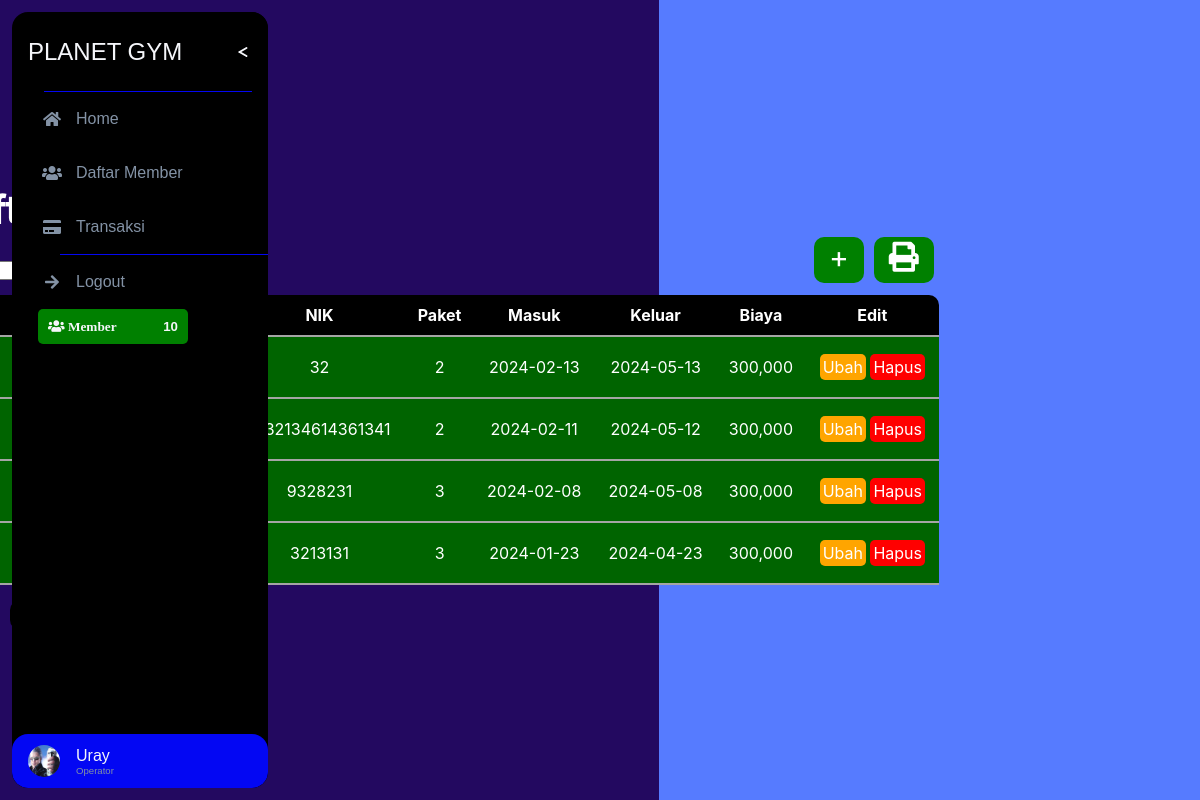
Page /halaman/utama.php?page=member&halaman=2 (signed in) on the committed database.
### tables this page shows
CREATE TABLE `petugas` (
  `id` int(11) NOT NULL,
  `id_kar` int(11) NOT NULL,
  `foto` varchar(255) NOT NULL,
  `nama` varchar(100) NOT NULL,
  `password` varchar(255) NOT NULL,
  `email` varchar(100) NOT NULL,
  `tgl_lahir` date NOT NULL,
  `wkt_msk` datetime NOT NULL,
  `wkt_klr` datetime NOT NULL,
  `petugas` varchar(8) NOT NULL
);

CREATE TABLE `member` (
  `id_member` int(11) NOT NULL,
  `nama` varchar(100) NOT NULL,
  `gender` varchar(10) NOT NULL,
  `NIK` bigint(17) NOT NULL,
  `paket` varchar(8) NOT NULL,
  `tgl_msk` date NOT NULL,
  `tgl_klr` date NOT NULL,
  `biaya` varchar(10) NOT NULL
);

### fungsi/fungsi.php (called while the page is built, shortened)
<?php
 $my = mysqli_connect("localhost","root","Mindyourhead77","gymme");
 function query($query){
    global $my;
    $hasil = mysqli_query($my,$query);
    $row = mysqli_fetch_all($hasil,MYSQLI_ASSOC);
    return $row;
 }
?>

### halaman/daftar_member.php (the view, shortened to what this page needs)
<?php
require "../fungsi/fungsi.php";
$JmlHlmDt = 4;
$JmlDT = count(query("SELECT * FROM member"));
$JMLHlm = ceil($JmlDT/$JmlHlmDt);
$HlmAktf = (isset($_GET['halaman'])) ? $_GET['halaman'] : 1;
$awal = ($JmlHlmDt * $HlmAktf)- $JmlHlmDt;
$data = query("SELECT * FROM member ORDER BY tgl_klr DESC LIMIT $awal, $JmlHlmDt ");
?>
<!DOCTYPE html>
<html lang="en">
  <head>
  </head>
  <body>
    <h3>Daftar Member</h3>
  <div class="slideup">
    <form action="" method="post">
      <button type="submit" name="cari">cari</button>
    </form>
    <ul class="edit">
      <li>
      <a class="edit1" href="utama.php?page=register_m">+</a><br /><br />
      </li>
      <li >
      <a class="edit1" target="_blank" href="../laporan/laporan_member.php"><i class="fa fa-print"></i></a>
      </li>
    </ul>
    <div >
      <table class="table">
        <tr class="th">
          <th>nama</th>
          <th>kelamin</th>
          <th>NIK</th>
          <th>paket</th>
          <th>masuk</th>
          <th>keluar</th>
          <th>biaya</th>
          <th style="border-radius: 0 10px 0 0;">edit</th>
        </tr>
        <?php foreach($data as $d): ?>
        <?php if(date("Y-m-d") == $d['tgl_klr'] ): ?>
        <tr class="red">
        <?php elseif( date("Y-m-d") != $d['tgl_klr'] ): ?>
        <tr class="green">
        <?php endif; ?>
          <td><?= $d['nama'] ?></td>
          <td><?= $d['gender'] ?></td>
          <td><?= $d['NIK'] ?></td>
          <td><?= $d['paket'] ?></td>
          <td><?= $d['tgl_msk'] ?></td>
          <td><?= $d['tgl_klr'] ?></td>
          <td><?= number_format($d['biaya']) ?></td>
          <td>
            <a class="ubah" href="utama.php?page=ubah_m&id=<?php echo $d['id_member'] ?>" >ubah</a>
            <a class="hapus" href="../fungsi/hapus.php?id=<?php echo $d['id_member'] ?>" onclick="return confirm('anda yakin?')" >hapus</a>
          </td>
        </tr>
        <?php endforeach; ?>
      </table><br>
       <?php if($JMLHlm == 1 || $JmlHlmDt < 4 ): ?>
          <p></p>
        <?php else : ?>
          <?php for($i = 1; $i <= $JMLHlm; $i++) : ?>
              <?php if($i == $HlmAktf) : ?>
                  <a class="ges" href="utama.php?page=member&halaman=<?php echo $i; ?>" ><?php echo $i; ?></a>
              <?php else : ?>
                  <a class="geser" href="utama.php?page=member&halaman=<?php echo $i; ?>" ><?php echo $i; ?></a>
              <?php endif; ?>
          <?php endfor; ?>
          <?php if($HlmAktf < $JMLHlm) : ?>
              <a class="geser" href="utama.php?page=member&halaman=<?php echo $HlmAktf + 1; ?>">&gt;</a>
          <?php endif; ?>
       <?php endif; ?>
    </div>
  </div>
  </body>
</html>

### halaman/utama.php (shortened to what this page needs)
<?php
$ids = $_SESSION['ids'];
$my = mysqli_connect("localhost","root","Mindyourhead77","gymme");
$query = mysqli_query($my,"SELECT * FROM petugas WHERE id_kar='$ids'");
$data = mysqli_fetch_all($query,MYSQLI_ASSOC);
$dm = mysqli_query($my,"SELECT * FROM member ");
?>
<!DOCTYPE html>
<html>
<head>
  <link rel="stylesheet" href="style/style.css">
  <link rel="stylesheet" href="https://use.fontawesome.com/releases/v5.2.0/css/all.css" />
    <link rel="stylesheet" href="https://use.fontawesome.com/releases/v5.2.0/css/fontawesome.css" />
</head>
<body>
  <?php foreach($data as $dta): ?>
   <?php $nama = explode(" ",$dta['nama']);?>
	<div class= 'container'>
        <div class="container_outer_img">
          <div class="img-inner">
            <?php
             if(isset($_GET['page'])){
              $page = $_GET['page'];
              switch ($page) {
                case 'member':
                  include "daftar_member.php";
                  break;
              }
             }
            ?>
          </div>
        </div>
  </div>
<div id="nav-bar" >
  <div id="nav-header"><a id="nav-title" href="utama.php" target="_self">PLANET GYM</a>
    <label for="nav-toggle"><span id="nav-toggle-burger"></span></label>
    <hr/>
  </div>
  <div id="nav-content">
    <div class="nav-button" ><i class="fas fa-home"></i><span><a href="utama.php">Home</a></span></div>
      <div class="nav-button"><i class="fas fa-users"></i><span><a href="utama.php?page=member">daftar member</a></span></div>
    <div class="nav-button"><i class="fas fa-credit-card"></i><span><a href="utama.php?page=transaksi">transaksi</a></span></div>
    <hr/>
    <div class="nav-button"><i class="fas fa-arrow-right"></i><span><a href="../fungsi/logout.php" onclick="return confirm('anda yakin sudah selesai kerjanya?')">Logout</a></span></div>
      <div class="data">
          <div class="member">
            <h5 style="float: right;"> <?= mysqli_num_rows($dm) ?></h5>
            <h5 style="float: left;"><i class="fas fa-users"> member</i></h5>
          </div>
      </div>
  </div>
  <div id="nav-footer">
    <div id="nav-footer-heading">
      <div id="nav-footer-avatar"><img src="../foto_karyawan/<?= $dta['foto'] ?>"/></div>
      <div id="nav-footer-titlebox">
      <a id="nav-footer-title" target="_blank"><?= $nama[0] ?></a>
      <span id="nav-footer-subtitle"><?= $dta['petugas'] ?></span>
    </div>
    </div>
  </div>
</div>
<?php endforeach; ?>
  </body>
</html>

### halaman/daftar_member.php (style rules this page uses)
* { margin: 0; padding: 0; }
form { position: absolute; z-index: 1; margin-top: 20px; }
.edit { margin-left: 875px ; z-index:2; list-style: none; display: flex; }
.edit1 { background-color: green; text-decoration: none; color: white; padding:2px 15px 8px 15px; border-radius: 10px; font-size: 30px; margin-right: 10px; text-decoration: none; }
.green { background-color: darkgreen; }

### rows in the picture
petugas: foto (picture), nama "Uray", petugas "Operator"
member: NIK "32", paket "2", tgl_msk "2024-02-13", tgl_klr "2024-05-13", biaya "300,000"
member: NIK "1232134614361341", paket "2", tgl_msk "2024-02-11", tgl_klr "2024-05-12", biaya "300,000"
member: NIK "9328231", paket "3", tgl_msk "2024-02-08", tgl_klr "2024-05-08", biaya "300,000"
member: NIK "3213131", paket "3", tgl_msk "2024-01-23", tgl_klr "2024-04-23", biaya "300,000"
